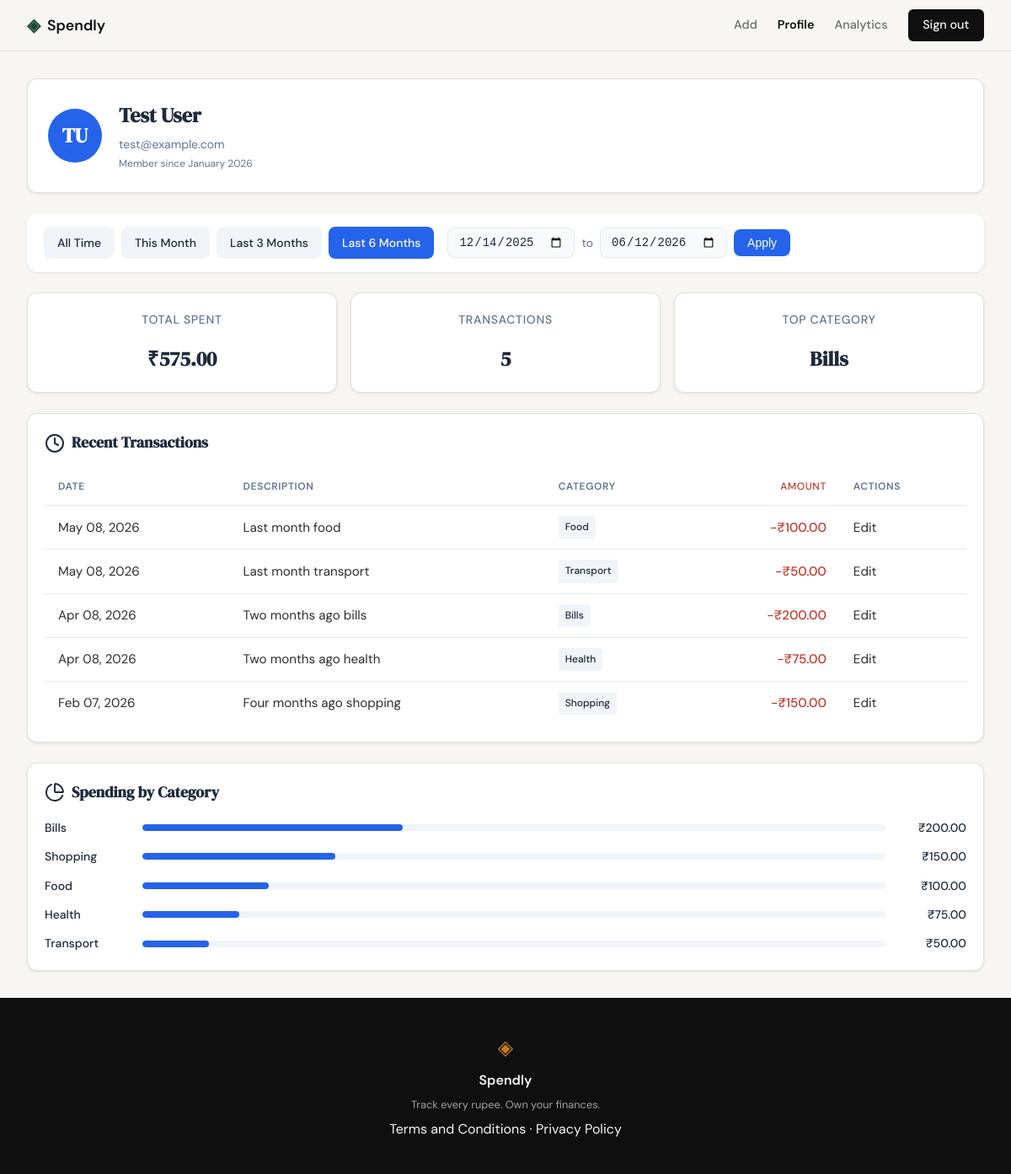
Screenshot of /profile?date_from=2025-12-14&date_to=2026-06-12 (signed in) with the database file from the repository.
### tables this page shows
CREATE TABLE users (
            id INTEGER PRIMARY KEY AUTOINCREMENT,
            name TEXT NOT NULL,
            email TEXT UNIQUE NOT NULL,
            password_hash TEXT NOT NULL,
            created_at TEXT DEFAULT CURRENT_TIMESTAMP
        );

CREATE TABLE expenses (
            id INTEGER PRIMARY KEY AUTOINCREMENT,
            user_id INTEGER NOT NULL,
            amount REAL NOT NULL,
            category TEXT NOT NULL,
            date TEXT NOT NULL,
            description TEXT,
            created_at TEXT DEFAULT CURRENT_TIMESTAMP,
            FOREIGN KEY (user_id) REFERENCES users(id) ON DELETE CASCADE
        );

### app.py (the view)
@app.route("/profile")
def profile():
    if not is_logged_in():
        return redirect(url_for("login"))
    user_id = session.get("user_id")
    conn = get_db()
    cursor = conn.cursor()
    cursor.execute("SELECT name, email, created_at FROM users WHERE id = ?", (user_id,))
    user_row = cursor.fetchone()
    conn.close()
    user = {
        "name": user_row["name"],
        "email": user_row["email"],
        "created_at": "January 2026",
        "initials": "".join([n[0] for n in user_row["name"].split()])
    }
    date_from = request.args.get("date_from")
    date_to = request.args.get("date_to")
    active_filter = None
    if date_from:
        try:
            datetime.strptime(date_from, "%Y-%m-%d")
        except ValueError:
            date_from = None
    if date_to:
        try:
            datetime.strptime(date_to, "%Y-%m-%d")
        except ValueError:
            date_to = None
    if date_from and date_to:
        from_dt = datetime.strptime(date_from, "%Y-%m-%d").date()
        to_dt = datetime.strptime(date_to, "%Y-%m-%d").date()
        if from_dt > to_dt:
            flash("Start date must be before end date.")
            date_from = None
            date_to = None
    today = date.today()
    this_month_start = date(today.year, today.month, 1)
    last_3_months_start = today.replace(day=1)
    from datetime import timedelta
    last_3_months_start = (today - timedelta(days=90))
    last_6_months_start = (today - timedelta(days=180))
    presets = {
        "this_month": {
            "date_from": this_month_start.isoformat(),
            "date_to": today.isoformat(),
            "label": "This Month"
        },
        "last_3_months": {
            "date_from": last_3_months_start.isoformat(),
            "date_to": today.isoformat(),
            "label": "Last 3 Months"
        },
        "last_6_months": {
            "date_from": last_6_months_start.isoformat(),
            "date_to": today.isoformat(),
            "label": "Last 6 Months"
        }
    }
    if date_from and date_to:
        for key, preset in presets.items():
            if preset["date_from"] == date_from and preset["date_to"] == date_to:
                active_filter = key
                break
        if not active_filter:
            active_filter = "custom"
    stats = get_user_stats(user_id, date_from, date_to)
    raw_transactions = get_user_expenses(user_id, date_from, date_to)
    transactions = [
        {
            "id": t["id"],
            "date": format_date_for_display(t["date"]),
            "description": t["description"],
            "category": t["category"],
            "amount": t["amount"]
        }
        for t in raw_transactions
    ]
    categories = get_category_breakdown(user_id, date_from, date_to)
    return render_template("profile.html",
                         user=user,
                         stats=stats,
                         transactions=transactions,
                         categories=categories,
                         date_from=date_from,
                         date_to=date_to,
                         active_filter=active_filter,
                         presets=presets,
                         active_page="profile")

### app.py (called while the page is built)
def is_logged_in():
    return "user_id" in session

@app.context_processor
def inject_user():
    return dict(is_logged_in=is_logged_in())

def format_date_for_display(date_str):
    from datetime import datetime
    dt = datetime.strptime(date_str, "%Y-%m-%d")
    return dt.strftime("%b %d, %Y")

### database/db.py (called while the page is built)
def get_db():
    conn = sqlite3.connect("spendly.db")
    conn.row_factory = sqlite3.Row
    conn.execute("PRAGMA foreign_keys = ON")
    return conn

def get_user_expenses(user_id, date_from=None, date_to=None):
    conn = get_db()
    cursor = conn.cursor()
    query = "SELECT id, date, description, category, amount FROM expenses WHERE user_id = ?"
    params = [user_id]
    if date_from and date_to:
        query += " AND date BETWEEN ? AND ?"
        params.extend([date_from, date_to])
    query += " ORDER BY date DESC"
    cursor.execute(query, params)
    rows = cursor.fetchall()
    conn.close()
    return [dict(row) for row in rows]

def get_category_breakdown(user_id, date_from=None, date_to=None):
    conn = get_db()
    cursor = conn.cursor()
    query = "SELECT category, SUM(amount) as total FROM expenses WHERE user_id = ?"
    params = [user_id]
    if date_from and date_to:
        query += " AND date BETWEEN ? AND ?"
        params.extend([date_from, date_to])
    query += " GROUP BY category ORDER BY total DESC"
    cursor.execute(query, params)
    rows = cursor.fetchall()
    conn.close()
    if not rows:
        return []
    grand_total = sum(row["total"] for row in rows)
    breakdown = []
    for row in rows:
        category_total = row["total"]
        percentage = round((category_total / grand_total) * 100)
        breakdown.append({
            "name": row["category"],
            "amount": category_total,
            "percentage": percentage
        })
    return breakdown

### templates/profile.html (shortened to what this page needs)
{% extends "base.html" %}
{% block head %}
<link rel="stylesheet" href="{{ url_for('static', filename='css/profile.css') }}">
{% endblock %}
{% block content %}
<div class="profile-page">
    <section class="user-card">
        <div class="user-avatar">
            {{ user.initials }}
        </div>
        <div class="user-details">
            <h1 class="user-name">{{ user.name }}</h1>
            <p class="user-email">{{ user.email }}</p>
            <p class="user-member-since">Member since {{ user.created_at }}</p>
        </div>
    </section>
    <section class="filter-bar">
        <div class="preset-buttons">
            <a href="{{ url_for('profile') }}" class="preset-btn {% if not active_filter %}active{% endif %}">All Time</a>
            <a href="{{ url_for('profile', date_from=presets.this_month.date_from, date_to=presets.this_month.date_to) }}" class="preset-btn {% if active_filter == 'this_month' %}active{% endif %}">{{ presets.this_month.label }}</a>
            <a href="{{ url_for('profile', date_from=presets.last_3_months.date_from, date_to=presets.last_3_months.date_to) }}" class="preset-btn {% if active_filter == 'last_3_months' %}active{% endif %}">{{ presets.last_3_months.label }}</a>
            <a href="{{ url_for('profile', date_from=presets.last_6_months.date_from, date_to=presets.last_6_months.date_to) }}" class="preset-btn {% if active_filter == 'last_6_months' %}active{% endif %}">{{ presets.last_6_months.label }}</a>
        </div>
        <form method="get" action="{{ url_for('profile') }}" class="custom-range-form">
            <input type="date" name="date_from" value="{{ date_from or '' }}" class="date-input">
            <span class="range-separator">to</span>
            <input type="date" name="date_to" value="{{ date_to or '' }}" class="date-input">
            <button type="submit" class="apply-btn">Apply</button>
        </form>
    </section>
    <section class="stats-row">
        <div class="stat-card">
            <span class="stat-label">Total Spent</span>
            <span class="stat-value">₹{{ "%.2f"|format(stats.total_spent) }}</span>
        </div>
        <div class="stat-card">
            <span class="stat-label">Transactions</span>
            <span class="stat-value">{{ stats.transaction_count }}</span>
        </div>
        <div class="stat-card">
            <span class="stat-label">Top Category</span>
            <span class="stat-value">{{ stats.top_category }}</span>
        </div>
    </section>
    <section class="transactions-section">
        <h2 class="section-title">
            <i data-lucide="clock"></i>
            Recent Transactions
        </h2>
        <table class="tx-table">
            <thead>
                <tr>
                    <th>Date</th>
                    <th>Description</th>
                    <th>Category</th>
                    <th class="amount-col">Amount</th>
                    <th>Actions</th>
                </tr>
            </thead>
            <tbody>
                {% for tx in transactions %}
                <tr>
                    <td>{{ tx.date }}</td>
                    <td>{{ tx.description }}</td>
                    <td><span class="category-badge">{{ tx.category }}</span></td>
                    <td class="amount-col">-₹{{ "%.2f"|format(tx.amount) }}</td>
                    <td><a href="{{ url_for('edit_expense', id=tx.id) }}">Edit</a></td>
                </tr>
                {% endfor %}
            </tbody>
        </table>
    </section>
    <section class="category-section">
        <h2 class="section-title">
            <i data-lucide="pie-chart"></i>
            Spending by Category
        </h2>
        <div class="category-list">
            {% for cat in categories %}
            <div class="category-row">
                <span class="category-name">{{ cat.name }}</span>
                <div class="category-bar-track">
                    <div class="category-bar" style="width: {{ cat.percentage }}%"></div>
                </div>
                <span class="category-amount">₹{{ "%.2f"|format(cat.amount) }}</span>
            </div>
            {% endfor %}
        </div>
    </section>
</div>
{% endblock %}

### static/css/style.css (style rules this page uses)
:root { --ink: #0f0f0f; --ink-soft: #2d2d2d; --ink-muted: #6b6b6b; --ink-faint: #a0a0a0; --paper: #f7f6f3; --paper-warm: #f0ede6; --paper-card: #ffffff; --accent: #1a472a; --accent-light: #e8f0eb; --accent-2: #c17f24; --accent-2-light: #fdf3e3; --danger: #c0392b; --danger-light: #fdecea; --border: #e4e1da; --border-soft: #eeebe4; --font-display: 'DM Serif Display', Georgia, serif; --font-body: 'DM Sans', system-ui, sans-serif; --max-width: 1200px; --auth-width: 440px; --radius-sm: 6px; --radius-md: 12px; --radius-lg: 20px; }
*, *::before, *::after { box-sizing: border-box; margin: 0; padding: 0; }
html { font-size: 16px; scroll-behavior: smooth; }
body { background: var(--paper); color: var(--ink); font-family: var(--font-body); font-size: 1rem; line-height: 1.6; -webkit-font-smoothing: antialiased; }
a { color: inherit; text-decoration: none; }
.profile-page { max-width: var(--max-width); margin: 0 auto; padding: 2rem; }
.user-card { background: var(--paper-card); border: 1px solid var(--border); border-radius: var(--radius-md); padding: 2rem; display: flex; align-items: center; gap: 1.5rem; margin-bottom: 2rem; }
.user-avatar { width: 80px; height: 80px; background: var(--accent); color: var(--paper); border-radius: 50%; display: flex; align-items: center; justify-content: center; font-family: var(--font-display); font-size: 1.75rem; font-weight: 500; flex-shrink: 0; }
.user-details { flex: 1; }
.user-name { font-family: var(--font-display); font-size: 1.75rem; color: var(--ink); margin-bottom: 0.25rem; }
.user-email { color: var(--ink-muted); font-size: 0.95rem; margin-bottom: 0.25rem; }
.user-member-since { color: var(--ink-faint); font-size: 0.85rem; }
.stats-row { display: grid; grid-template-columns: repeat(3, 1fr); gap: 1.5rem; margin-bottom: 2rem; }
.stat-card { background: var(--paper-card); border: 1px solid var(--border); border-radius: var(--radius-md); padding: 1.5rem; text-align: center; }
.stat-label { display: block; font-size: 0.75rem; font-weight: 600; color: var(--ink-muted); text-transform: uppercase; letter-spacing: 0.05em; margin-bottom: 0.5rem; }
.stat-value { font-family: var(--font-display); font-size: 1.75rem; color: var(--ink); font-variant-numeric: tabular-nums; }
.section-title { font-family: var(--font-display); font-size: 1.25rem; color: var(--ink); margin-bottom: 1rem; display: flex; align-items: center; gap: 0.5rem; }
.transactions-section { background: var(--paper-card); border: 1px solid var(--border); border-radius: var(--radius-md); padding: 1.5rem; margin-bottom: 2rem; }
.tx-table { width: 100%; border-collapse: collapse; }
.tx-table th { text-align: left; font-size: 0.75rem; font-weight: 600; color: var(--ink-muted); text-transform: uppercase; letter-spacing: 0.05em; padding: 0.75rem 0; border-bottom: 1px solid var(--border); }
.tx-table td { padding: 1rem 0; border-bottom: 1px solid var(--border-soft); font-size: 0.95rem; color: var(--ink-soft); }
.tx-table tr:last-child td { border-bottom: none; }
.tx-table tbody tr { transition: background 0.15s; }
.amount-col { text-align: right; font-variant-numeric: tabular-nums; font-weight: 500; color: var(--danger) !important; }
.category-badge { display: inline-block; background: var(--accent-light); color: var(--accent); font-size: 0.75rem; font-weight: 500; padding: 0.25rem 0.6rem; border-radius: 999px; }
.category-section { background: var(--paper-card); border: 1px solid var(--border); border-radius: var(--radius-md); padding: 1.5rem; }
.category-list { display: flex; flex-direction: column; gap: 1rem; }
.category-row { display: grid; grid-template-columns: 100px 1fr 80px; align-items: center; gap: 1rem; }
.category-name { font-size: 0.9rem; font-weight: 500; color: var(--ink-soft); }
.category-bar-track { height: 8px; background: var(--border-soft); border-radius: 999px; overflow: hidden; }
.category-bar { height: 100%; background: var(--accent); border-radius: 999px; }
.category-amount { font-size: 0.9rem; font-weight: 500; color: var(--ink-muted); text-align: right; font-variant-numeric: tabular-nums; }

### rows the page displays
users: name "Test User", email "test@example.com"
expenses: top_category "Bills", date "Apr 08, 2026", description "Two months ago bills", category "Bills", amount "200.00", name "Bills", {{ cat.percentage }} 35 (drawn)
expenses: date "May 08, 2026", description "Last month food", category "Food", amount "100.00", name "Food", {{ cat.percentage }} 17 (drawn)
expenses: date "May 08, 2026", description "Last month transport", category "Transport", amount "50.00", name "Transport", {{ cat.percentage }} 9 (drawn)
expenses: date "Apr 08, 2026", description "Two months ago health", category "Health", amount "75.00", name "Health", {{ cat.percentage }} 13 (drawn)
expenses: date "Feb 07, 2026", description "Four months ago shopping", category "Shopping", amount "150.00", name "Shopping", {{ cat.percentage }} 26 (drawn)

### other values shown
{{ user.initials }} "TU"
{{ user.created_at }} "January 2026"
{{ presets.this_month.label }} "This Month"
{{ presets.last_3_months.label }} "Last 3 Months"
{{ presets.last_6_months.label }} "Last 6 Months"
{{ "%.2f"|format(stats.total_spent) }} "575.00"
{{ stats.transaction_count }} "5"
